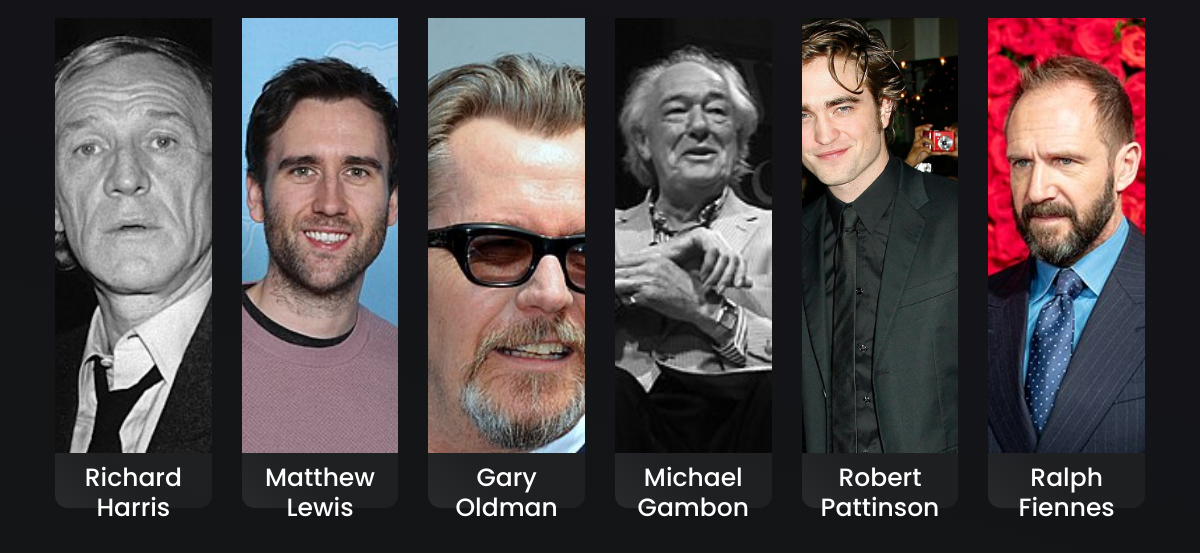
Before: /Actores/ (lower part) with the older database file.
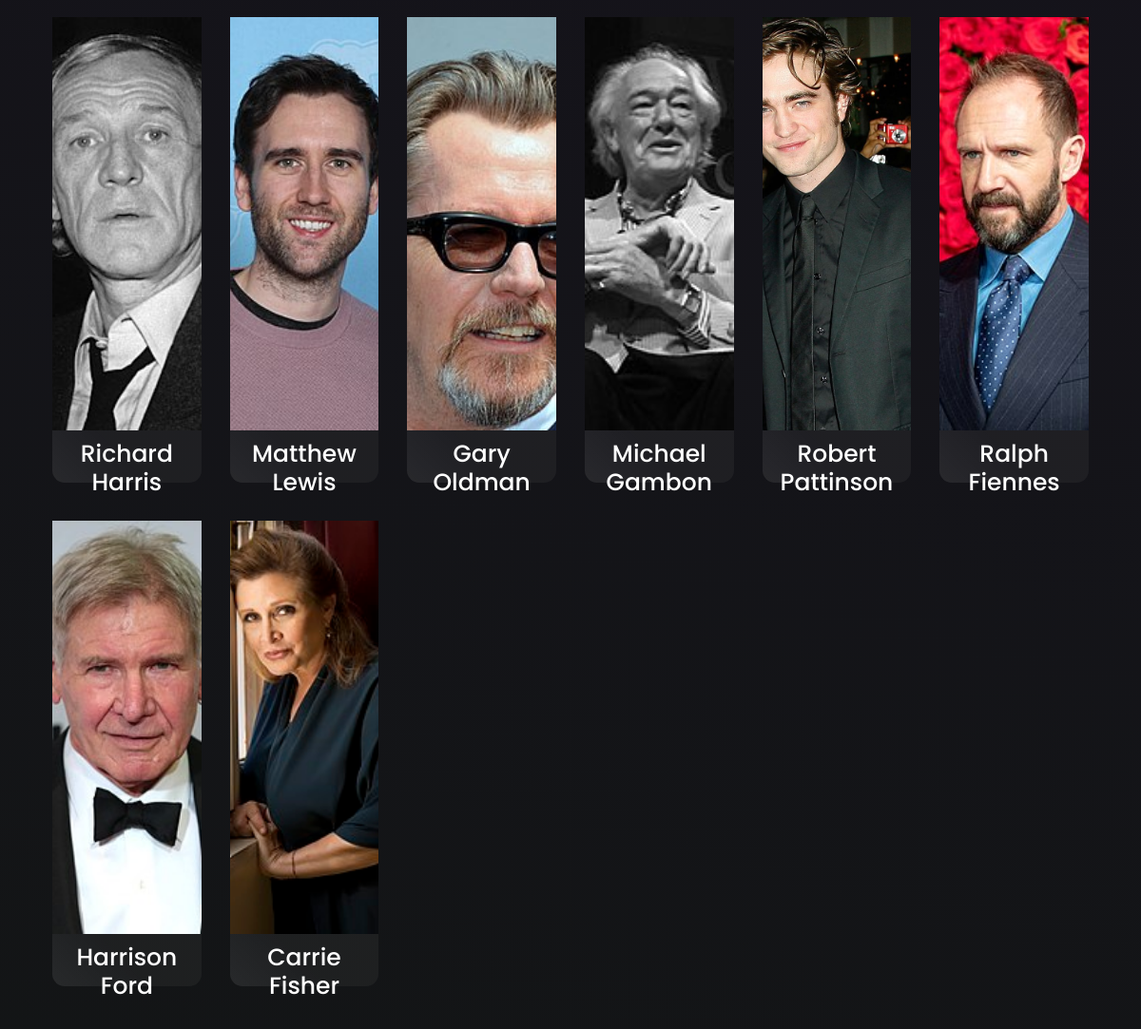
After: the same page with the newer database file.
### pagina_web/models.py (models this page shows, shortened)
class Actor(models.Model):
    nombre                  = models.CharField(max_length=50)
    nacionalidad            = models.CharField(max_length=30)
    foto                    = models.ImageField(upload_to='actores', blank=True, null=True)
    anio_nacimiento         = models.IntegerField(default = None)
    resumen_bibliografico   = models.CharField(max_length=3000)

### pagina_web/views.py (the view)
# urls.py: path('Actores/', Actores.as_view(), name='ActoresView'),
class Actores(TemplateView):
    template_name = 'listado-actores.html'
    def get_context_data(self, **kwargs: Any) -> Dict[str, Any]:
        context = super().get_context_data(**kwargs)
        actores = Actor.objects.all()
        context['actores'] = actores
        return context

### templates/listado-actores.html (shortened to what this page needs)
{% extends 'master.html'%}
{% load static %}
{% block content %}
    <div class="container-fluid">
        <div class="row listado-actores">
            {% for actor in actores %}
                <div class="col-md-4 card-actor">
                    <div class="card-actor-cover">
                        <a href="{% url 'ActorView' id_actor=actor.id %}">
                            <div class="image-wrapper">
                                <a href="{% url 'ActorView' id_actor=actor.id %}"><img src="{{ actor.foto.url }}" alt="Imagen del actor"></a>
                            </div>
                            <div class="actor-name">
                                <h2>{{ actor.nombre }}</h2>
                            </div>
                        </a>
                    </div>
                </div>
            {% endfor %}
        </div>
    </div>
{% endblock %}

Changed rows visible on the page:
added Actor: foto (picture), nombre "Harrison Ford"
added Actor: foto (picture), nombre "Carrie Fisher"
